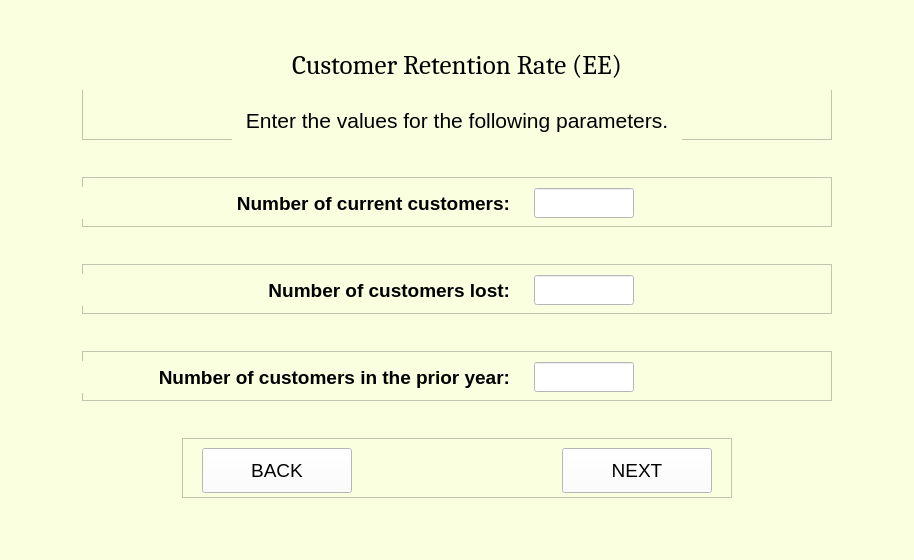
<?xml version="1.0" encoding="UTF-8"?>
<ui version="4.0">
 <class>MainWindow</class>
 <widget class="QMainWindow" name="MainWindow">
  <property name="enabled">
   <bool>true</bool>
  </property>
  <property name="geometry">
   <rect>
    <x>0</x>
    <y>0</y>
    <width>914</width>
    <height>560</height>
   </rect>
  </property>
  <property name="mouseTracking">
   <bool>true</bool>
  </property>
  <property name="windowTitle">
   <string>MainWindow</string>
  </property>
  <property name="styleSheet">
   <string notr="true">background-color:rgb(250, 255, 224)</string>
  </property>
  <widget class="QWidget" name="centralwidget">
   <layout class="QVBoxLayout" name="verticalLayout">
    <item alignment="Qt::AlignHCenter">
     <widget class="QFrame" name="frame">
      <property name="minimumSize">
       <size>
        <width>750</width>
        <height>100</height>
       </size>
      </property>
      <property name="maximumSize">
       <size>
        <width>750</width>
        <height>100</height>
       </size>
      </property>
      <property name="frameShape">
       <enum>QFrame::StyledPanel</enum>
      </property>
      <property name="frameShadow">
       <enum>QFrame::Raised</enum>
      </property>
      <widget class="QLabel" name="heading">
       <property name="geometry">
        <rect>
         <x>0</x>
         <y>0</y>
         <width>750</width>
         <height>50</height>
        </rect>
       </property>
       <property name="sizePolicy">
        <sizepolicy hsizetype="Preferred" vsizetype="Preferred">
         <horstretch>0</horstretch>
         <verstretch>0</verstretch>
        </sizepolicy>
       </property>
       <property name="minimumSize">
        <size>
         <width>750</width>
         <height>50</height>
        </size>
       </property>
       <property name="maximumSize">
        <size>
         <width>750</width>
         <height>50</height>
        </size>
       </property>
       <property name="font">
        <font>
         <family>Cambria</family>
         <pointsize>20</pointsize>
        </font>
       </property>
       <property name="text">
        <string>Customer Retention Rate (EE)</string>
       </property>
       <property name="alignment">
        <set>Qt::AlignCenter</set>
       </property>
       <property name="wordWrap">
        <bool>false</bool>
       </property>
      </widget>
      <widget class="QLabel" name="subHeading">
       <property name="geometry">
        <rect>
         <x>150</x>
         <y>60</y>
         <width>450</width>
         <height>40</height>
        </rect>
       </property>
       <property name="sizePolicy">
        <sizepolicy hsizetype="Preferred" vsizetype="Preferred">
         <horstretch>0</horstretch>
         <verstretch>0</verstretch>
        </sizepolicy>
       </property>
       <property name="minimumSize">
        <size>
         <width>450</width>
         <height>40</height>
        </size>
       </property>
       <property name="maximumSize">
        <size>
         <width>450</width>
         <height>40</height>
        </size>
       </property>
       <property name="font">
        <font>
         <family>Arial</family>
         <pointsize>16</pointsize>
        </font>
       </property>
       <property name="text">
        <string>Enter the values for the following parameters.</string>
       </property>
       <property name="alignment">
        <set>Qt::AlignCenter</set>
       </property>
       <property name="wordWrap">
        <bool>false</bool>
       </property>
      </widget>
     </widget>
    </item>
    <item alignment="Qt::AlignHCenter">
     <widget class="QFrame" name="frame_3">
      <property name="minimumSize">
       <size>
        <width>750</width>
        <height>50</height>
       </size>
      </property>
      <property name="maximumSize">
       <size>
        <width>750</width>
        <height>50</height>
       </size>
      </property>
      <property name="frameShape">
       <enum>QFrame::StyledPanel</enum>
      </property>
      <property name="frameShadow">
       <enum>QFrame::Raised</enum>
      </property>
      <widget class="QWidget" name="layoutWidget">
       <property name="geometry">
        <rect>
         <x>-90</x>
         <y>10</y>
         <width>661</width>
         <height>32</height>
        </rect>
       </property>
       <layout class="QGridLayout" name="gridLayout">
        <item row="0" column="0">
         <widget class="QLabel" name="label_current_customers">
          <property name="sizePolicy">
           <sizepolicy hsizetype="Preferred" vsizetype="Preferred">
            <horstretch>0</horstretch>
            <verstretch>0</verstretch>
           </sizepolicy>
          </property>
          <property name="minimumSize">
           <size>
            <width>500</width>
            <height>30</height>
           </size>
          </property>
          <property name="maximumSize">
           <size>
            <width>500</width>
            <height>30</height>
           </size>
          </property>
          <property name="font">
           <font>
            <family>Arial</family>
            <pointsize>14</pointsize>
            <weight>75</weight>
            <bold>true</bold>
           </font>
          </property>
          <property name="text">
           <string>Number of current customers:</string>
          </property>
          <property name="alignment">
           <set>Qt::AlignRight|Qt::AlignTrailing|Qt::AlignVCenter</set>
          </property>
          <property name="wordWrap">
           <bool>false</bool>
          </property>
         </widget>
        </item>
        <item row="0" column="1">
         <widget class="QLineEdit" name="current_customers">
          <property name="sizePolicy">
           <sizepolicy hsizetype="Preferred" vsizetype="Preferred">
            <horstretch>0</horstretch>
            <verstretch>0</verstretch>
           </sizepolicy>
          </property>
          <property name="minimumSize">
           <size>
            <width>100</width>
            <height>30</height>
           </size>
          </property>
          <property name="maximumSize">
           <size>
            <width>100</width>
            <height>30</height>
           </size>
          </property>
          <property name="font">
           <font>
            <family>Arial</family>
            <pointsize>12</pointsize>
            <weight>50</weight>
            <bold>false</bold>
           </font>
          </property>
          <property name="styleSheet">
           <string notr="true">background-color:rgb(255, 255, 255)</string>
          </property>
         </widget>
        </item>
       </layout>
      </widget>
     </widget>
    </item>
    <item alignment="Qt::AlignHCenter">
     <widget class="QFrame" name="frame_2">
      <property name="minimumSize">
       <size>
        <width>750</width>
        <height>50</height>
       </size>
      </property>
      <property name="maximumSize">
       <size>
        <width>750</width>
        <height>50</height>
       </size>
      </property>
      <property name="frameShape">
       <enum>QFrame::StyledPanel</enum>
      </property>
      <property name="frameShadow">
       <enum>QFrame::Raised</enum>
      </property>
      <widget class="QWidget" name="layoutWidget_2">
       <property name="geometry">
        <rect>
         <x>-90</x>
         <y>10</y>
         <width>661</width>
         <height>32</height>
        </rect>
       </property>
       <layout class="QGridLayout" name="gridLayout_4">
        <item row="0" column="0">
         <widget class="QLabel" name="label_lost_customers">
          <property name="sizePolicy">
           <sizepolicy hsizetype="Preferred" vsizetype="Preferred">
            <horstretch>0</horstretch>
            <verstretch>0</verstretch>
           </sizepolicy>
          </property>
          <property name="minimumSize">
           <size>
            <width>500</width>
            <height>30</height>
           </size>
          </property>
          <property name="maximumSize">
           <size>
            <width>500</width>
            <height>30</height>
           </size>
          </property>
          <property name="font">
           <font>
            <family>Arial</family>
            <pointsize>14</pointsize>
            <weight>75</weight>
            <bold>true</bold>
           </font>
          </property>
          <property name="text">
           <string>Number of customers lost:</string>
          </property>
          <property name="alignment">
           <set>Qt::AlignRight|Qt::AlignTrailing|Qt::AlignVCenter</set>
          </property>
          <property name="wordWrap">
           <bool>false</bool>
          </property>
         </widget>
        </item>
        <item row="0" column="1">
         <widget class="QLineEdit" name="lost_customers">
          <property name="sizePolicy">
           <sizepolicy hsizetype="Preferred" vsizetype="Preferred">
            <horstretch>0</horstretch>
            <verstretch>0</verstretch>
           </sizepolicy>
          </property>
          <property name="minimumSize">
           <size>
            <width>100</width>
            <height>30</height>
           </size>
          </property>
          <property name="maximumSize">
           <size>
            <width>100</width>
            <height>30</height>
           </size>
          </property>
          <property name="font">
           <font>
            <family>Arial</family>
            <pointsize>12</pointsize>
            <weight>50</weight>
            <bold>false</bold>
           </font>
          </property>
          <property name="styleSheet">
           <string notr="true">background-color:rgb(255, 255, 255)</string>
          </property>
         </widget>
        </item>
       </layout>
      </widget>
     </widget>
    </item>
    <item alignment="Qt::AlignHCenter">
     <widget class="QFrame" name="frame_4">
      <property name="minimumSize">
       <size>
        <width>750</width>
        <height>50</height>
       </size>
      </property>
      <property name="maximumSize">
       <size>
        <width>750</width>
        <height>50</height>
       </size>
      </property>
      <property name="frameShape">
       <enum>QFrame::StyledPanel</enum>
      </property>
      <property name="frameShadow">
       <enum>QFrame::Raised</enum>
      </property>
      <widget class="QWidget" name="layoutWidget">
       <property name="geometry">
        <rect>
         <x>-90</x>
         <y>10</y>
         <width>661</width>
         <height>32</height>
        </rect>
       </property>
       <layout class="QGridLayout" name="gridLayout_2">
        <item row="0" column="0">
         <widget class="QLabel" name="label_prior_year_customers">
          <property name="sizePolicy">
           <sizepolicy hsizetype="Preferred" vsizetype="Preferred">
            <horstretch>0</horstretch>
            <verstretch>0</verstretch>
           </sizepolicy>
          </property>
          <property name="minimumSize">
           <size>
            <width>500</width>
            <height>30</height>
           </size>
          </property>
          <property name="maximumSize">
           <size>
            <width>500</width>
            <height>30</height>
           </size>
          </property>
          <property name="font">
           <font>
            <family>Arial</family>
            <pointsize>14</pointsize>
            <weight>75</weight>
            <bold>true</bold>
           </font>
          </property>
          <property name="text">
           <string>Number of customers in the prior year:</string>
          </property>
          <property name="alignment">
           <set>Qt::AlignRight|Qt::AlignTrailing|Qt::AlignVCenter</set>
          </property>
          <property name="wordWrap">
           <bool>false</bool>
          </property>
         </widget>
        </item>
        <item row="0" column="1">
         <widget class="QLineEdit" name="prior_year_customers">
          <property name="sizePolicy">
           <sizepolicy hsizetype="Preferred" vsizetype="Preferred">
            <horstretch>0</horstretch>
            <verstretch>0</verstretch>
           </sizepolicy>
          </property>
          <property name="minimumSize">
           <size>
            <width>100</width>
            <height>30</height>
           </size>
          </property>
          <property name="maximumSize">
           <size>
            <width>100</width>
            <height>30</height>
           </size>
          </property>
          <property name="font">
           <font>
            <family>Arial</family>
            <pointsize>12</pointsize>
            <weight>50</weight>
            <bold>false</bold>
           </font>
          </property>
          <property name="styleSheet">
           <string notr="true">background-color:rgb(255, 255, 255)</string>
          </property>
         </widget>
        </item>
       </layout>
      </widget>
     </widget>
    </item>
    <item alignment="Qt::AlignHCenter">
     <widget class="QFrame" name="frame_8">
      <property name="minimumSize">
       <size>
        <width>550</width>
        <height>60</height>
       </size>
      </property>
      <property name="maximumSize">
       <size>
        <width>550</width>
        <height>60</height>
       </size>
      </property>
      <property name="frameShape">
       <enum>QFrame::StyledPanel</enum>
      </property>
      <property name="frameShadow">
       <enum>QFrame::Raised</enum>
      </property>
      <widget class="QPushButton" name="backButton">
       <property name="geometry">
        <rect>
         <x>20</x>
         <y>10</y>
         <width>150</width>
         <height>45</height>
        </rect>
       </property>
       <property name="sizePolicy">
        <sizepolicy hsizetype="Preferred" vsizetype="Preferred">
         <horstretch>0</horstretch>
         <verstretch>0</verstretch>
        </sizepolicy>
       </property>
       <property name="minimumSize">
        <size>
         <width>150</width>
         <height>45</height>
        </size>
       </property>
       <property name="maximumSize">
        <size>
         <width>150</width>
         <height>45</height>
        </size>
       </property>
       <property name="font">
        <font>
         <family>Arial</family>
         <pointsize>14</pointsize>
        </font>
       </property>
       <property name="styleSheet">
        <string notr="true">background-color:rgb(255, 255, 255)</string>
       </property>
       <property name="text">
        <string>BACK</string>
       </property>
      </widget>
      <widget class="QPushButton" name="nextButton">
       <property name="enabled">
        <bool>true</bool>
       </property>
       <property name="geometry">
        <rect>
         <x>380</x>
         <y>10</y>
         <width>150</width>
         <height>45</height>
        </rect>
       </property>
       <property name="sizePolicy">
        <sizepolicy hsizetype="Preferred" vsizetype="Preferred">
         <horstretch>0</horstretch>
         <verstretch>0</verstretch>
        </sizepolicy>
       </property>
       <property name="minimumSize">
        <size>
         <width>150</width>
         <height>45</height>
        </size>
       </property>
       <property name="maximumSize">
        <size>
         <width>150</width>
         <height>45</height>
        </size>
       </property>
       <property name="palette">
        <palette>
         <active>
          <colorrole role="Button">
           <brush brushstyle="SolidPattern">
            <color alpha="255">
             <red>255</red>
             <green>255</green>
             <blue>255</blue>
            </color>
           </brush>
          </colorrole>
          <colorrole role="Base">
           <brush brushstyle="SolidPattern">
            <color alpha="255">
             <red>255</red>
             <green>255</green>
             <blue>255</blue>
            </color>
           </brush>
          </colorrole>
          <colorrole role="Window">
           <brush brushstyle="SolidPattern">
            <color alpha="255">
             <red>255</red>
             <green>255</green>
             <blue>255</blue>
            </color>
           </brush>
          </colorrole>
          <colorrole role="Link">
           <brush brushstyle="SolidPattern">
            <color alpha="255">
             <red>6</red>
             <green>22</green>
             <blue>255</blue>
            </color>
           </brush>
          </colorrole>
         </active>
         <inactive>
          <colorrole role="Button">
           <brush brushstyle="SolidPattern">
            <color alpha="255">
             <red>255</red>
             <green>255</green>
             <blue>255</blue>
            </color>
           </brush>
          </colorrole>
          <colorrole role="Base">
           <brush brushstyle="SolidPattern">
            <color alpha="255">
             <red>255</red>
             <green>255</green>
             <blue>255</blue>
            </color>
           </brush>
          </colorrole>
          <colorrole role="Window">
           <brush brushstyle="SolidPattern">
            <color alpha="255">
             <red>255</red>
             <green>255</green>
             <blue>255</blue>
            </color>
           </brush>
          </colorrole>
          <colorrole role="Link">
           <brush brushstyle="SolidPattern">
            <color alpha="255">
             <red>6</red>
             <green>22</green>
             <blue>255</blue>
            </color>
           </brush>
          </colorrole>
         </inactive>
         <disabled>
          <colorrole role="Button">
           <brush brushstyle="SolidPattern">
            <color alpha="255">
             <red>255</red>
             <green>255</green>
             <blue>255</blue>
            </color>
           </brush>
          </colorrole>
          <colorrole role="Base">
           <brush brushstyle="SolidPattern">
            <color alpha="255">
             <red>255</red>
             <green>255</green>
             <blue>255</blue>
            </color>
           </brush>
          </colorrole>
          <colorrole role="Window">
           <brush brushstyle="SolidPattern">
            <color alpha="255">
             <red>255</red>
             <green>255</green>
             <blue>255</blue>
            </color>
           </brush>
          </colorrole>
          <colorrole role="Link">
           <brush brushstyle="SolidPattern">
            <color alpha="255">
             <red>6</red>
             <green>22</green>
             <blue>255</blue>
            </color>
           </brush>
          </colorrole>
         </disabled>
        </palette>
       </property>
       <property name="font">
        <font>
         <family>Arial</family>
         <pointsize>14</pointsize>
        </font>
       </property>
       <property name="mouseTracking">
        <bool>false</bool>
       </property>
       <property name="acceptDrops">
        <bool>true</bool>
       </property>
       <property name="autoFillBackground">
        <bool>false</bool>
       </property>
       <property name="styleSheet">
        <string notr="true">background-color:rgb(255, 255, 255)</string>
       </property>
       <property name="text">
        <string>NEXT</string>
       </property>
       <property name="checkable">
        <bool>false</bool>
       </property>
       <property name="autoExclusive">
        <bool>false</bool>
       </property>
       <property name="autoDefault">
        <bool>true</bool>
       </property>
       <property name="default">
        <bool>false</bool>
       </property>
       <property name="flat">
        <bool>false</bool>
       </property>
      </widget>
     </widget>
    </item>
   </layout>
  </widget>
  <widget class="QMenuBar" name="menubar">
   <property name="geometry">
    <rect>
     <x>0</x>
     <y>0</y>
     <width>914</width>
     <height>21</height>
    </rect>
   </property>
  </widget>
  <widget class="QStatusBar" name="statusbar"/>
 </widget>
 <resources/>
 <connections/>
</ui>
